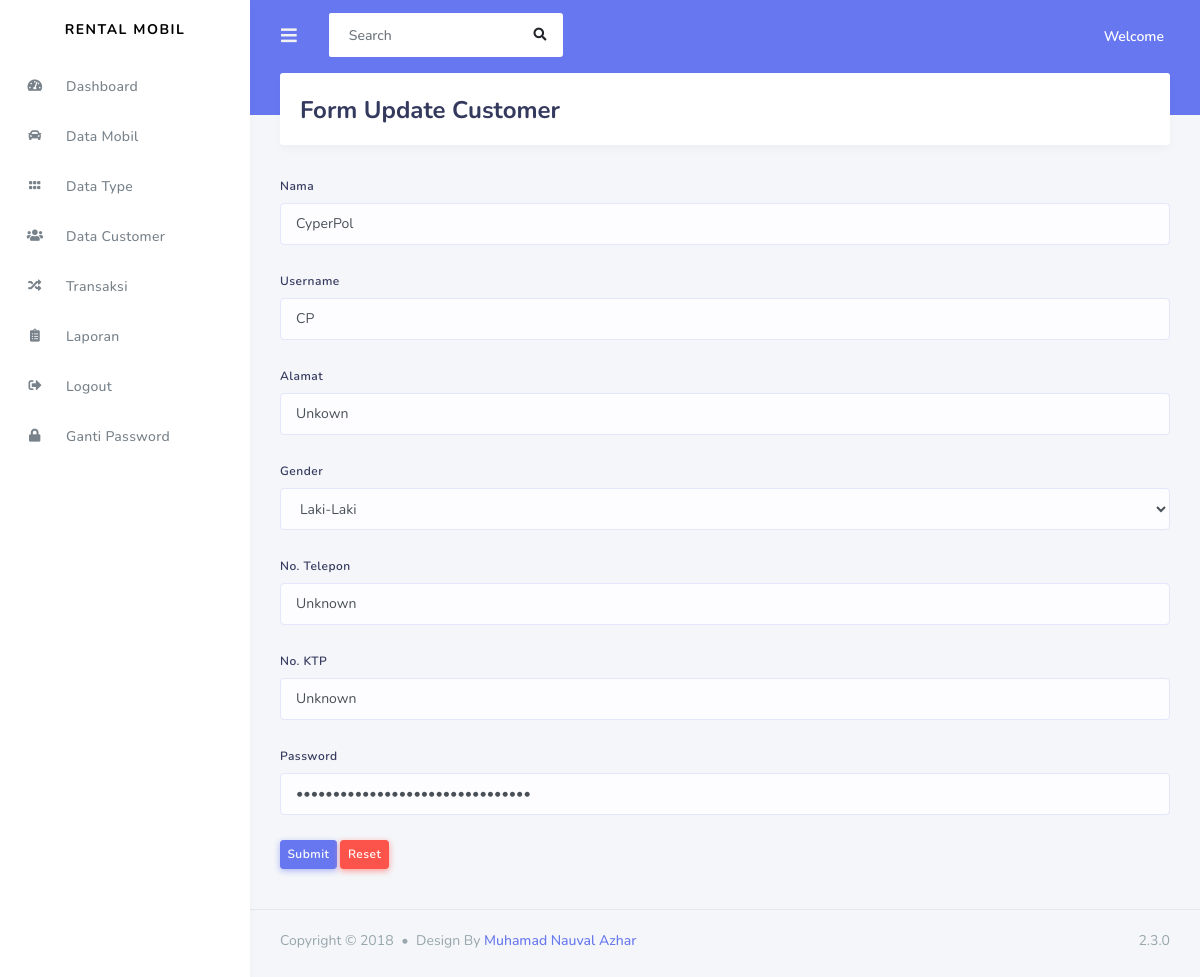
Screenshot of /admin/data_customer/update_customer/7 with the database file from the repository.
### tables this page shows
CREATE TABLE `customer` (
  `id_customer` int(11) NOT NULL,
  `nama` varchar(120) NOT NULL,
  `username` varchar(120) NOT NULL,
  `password` varchar(120) NOT NULL,
  `alamat` varchar(120) NOT NULL,
  `gender` varchar(120) NOT NULL,
  `no_telepon` varchar(20) NOT NULL,
  `no_ktp` varchar(50) NOT NULL,
  `role_id` int(11) NOT NULL
);

### application/controllers/admin/data_customer.php (called while the page is built, shortened)
<?php
class data_customer extends CI_Controller
    {
    public function update_customer($id)
    {
        $data['customer'] = $this->db->query("SELECT * FROM customer WHERE id_customer = '$id'")->result();
        $this->load->view('templates_admin/header');
        $this->load->view('templates_admin/sidebar');
        $this->load->view('admin/form_update_customer',$data);
        $this->load->view('templates_admin/footer');
    }
}
?>

### index.php (called while the page is built, shortened)
<?php
require_once BASEPATH.'core/CodeIgniter.php';

### application/views/admin/form_update_customer.php (the view, shortened to what this page needs)
<div class="main-content">
    <section class="section">
        <div class="section-header">
            <h1>Form Update Customer</h1>
        </div>
    </section>
    <?php foreach ($customer as $cs) : ?>
    <form method="POST" action="<?php echo base_url('admin/data_customer/update_customer_aksi') ?>">
        <div class="form-group">
            <label>Nama</label>
            <input type="text" name="nama" class="form-control" value="<?php echo $cs->nama ?>">
        </div>
        <div class="form-group">
            <label>Username</label>
            <input type="text" name="username" class="form-control" value="<?php echo $cs->username ?>">
        </div>
        <div class="form-group">
            <label>Alamat</label>
            <input type="text" name="alamat" class="form-control" value="<?php echo $cs->alamat ?>">
        </div>
        <div class="form-group">
            <label>Gender</label>
            <select class="form-control" name="gender">
                <option value="<?php echo $cs->gender ?>"><?php echo $cs->gender ?></option>
            </select>
        </div>
        <div class="form-group">
            <label>No. Telepon</label>
            <input type="text" name="no_telepon" class="form-control" value="<?php echo $cs->no_telepon ?>">
        </div>
        <div class="form-group">
            <label>No. KTP</label>
            <input type="text" name="no_ktp" class="form-control" value="<?php echo $cs->no_ktp ?>">
        </div>
        <div class="form-group">
            <label>Password</label>
            <input type="password" name="password" class="form-control" value="<?php echo $cs->password ?>">
        </div>
        <button type="submit" class="btn btn-sm btn-primary">Submit</button>
        <button type="reset" class="btn btn-sm btn-danger">Reset</button>
    </form>
    <?php endforeach; ?>
</div>

### rows the page displays
customer: nama "CyperPol", username "CP", alamat "Unkown", gender "Laki-Laki", no_telepon "Unknown", no_ktp "Unknown"
